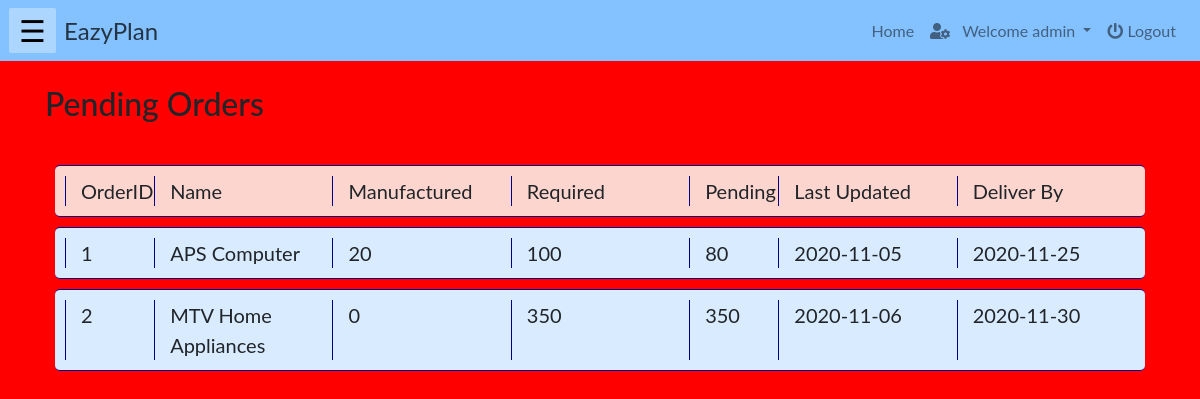
The app's page /php/pendingorder.php (signed in), older data.
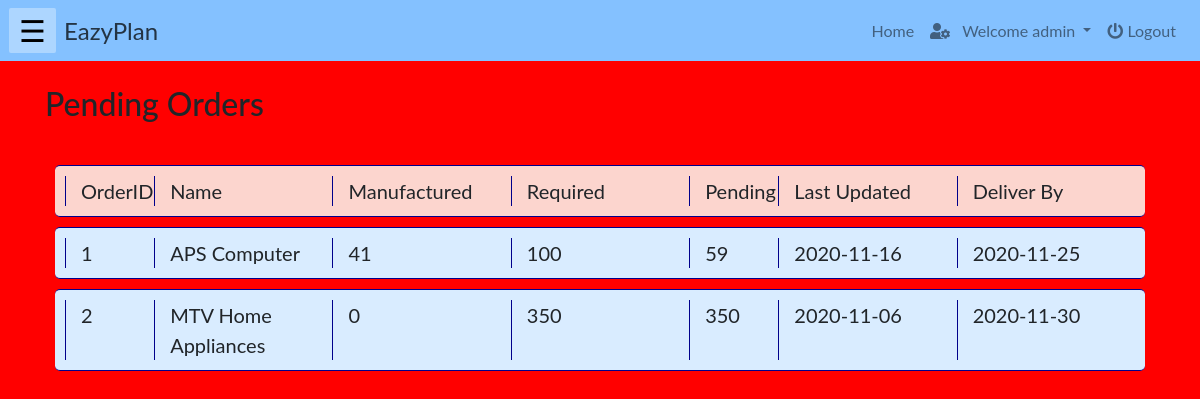
The same page, newer data.
### tables this page shows
CREATE TABLE `pendingorder` (
  `orderID` int(10) NOT NULL,
  `CompletedProdQTY` int(10) NOT NULL,
  `lastUpdated` date NOT NULL
);

CREATE TABLE `allorder` (
  `orderID` int(10) NOT NULL,
  `name` varchar(100) NOT NULL,
  `description` varchar(1000) NOT NULL,
  `quantity` int(10) NOT NULL,
  `orderDate` date NOT NULL,
  `completionDate` date NOT NULL,
  `status` varchar(100) NOT NULL,
  `totalEstimatedAmt` int(100) NOT NULL,
  `advanceAmt` int(100) NOT NULL,
  `amtLeft` int(100) NOT NULL
);

### php/pendingorder.php (the view, shortened to what this page needs)
<!DOCTYPE html>
<html lang="en">
    <?php
        include("../php/headLinks.php");
        if(isset($_SESSION["name"]) && ($_SESSION["role"]=='staff' || $_SESSION["role"]=='admin' || $_SESSION["role"]=='manager'  )){
    ?>
    <body>
        <?php
            include("../php/navbar.php");
        ?>
        <div class="container">
        <br><h2>Pending Orders</h2><br>
            <div class="row" id="heading">
                <div class="col-md-1" id="val" >OrderID</div>
                <div class="col-md-2" id="val" >Name</div>
                <div class="col-md-2" id="val" >Manufactured</div>
                <div class="col-md-2" id="val" >Required</div>
                <div class="col-md-1" id="val" >Pending</div>
                <div class="col-md-2" id="val" >Last Updated</div>
                <div class="col-md-2" id="val" >Deliver By</div>
            </div>
            <?php
                include("../connection/config.php");
                $sql1 ="select a.orderID, CompletedProdQTY, lastUpdated, o.name as oname, o.quantity as oqty, o.completionDate as odate FROM pendingorder a JOIN allorder o on a.orderID = o.orderID";
                $requests = mysqli_query($db, $sql1);
                foreach($requests as $request)
                    {
            ?>
            <div class="row" id="item">
                <div class="col-md-1" id="val" ><?php echo $request['orderID']; ?></div>
                <div class="col-md-2" id="val" ><?php echo $request['oname']; ?></div>
                <div class="col-md-2" id="val" ><?php echo $request['CompletedProdQTY']; ?></div>
                <div class="col-md-2" id="val" ><?php echo $request['oqty']; ?></div>
                <div class="col-md-1" id="val" ><?php echo $request['oqty']-$request['CompletedProdQTY']; ?></div>
                <div class="col-md-2" id="val"><?php echo $request['lastUpdated'] ?></div>
                <div class="col-md-2" id="val"><?php echo $request['odate'] ?></div>
            </div>
            <?php
                }
            ?>
        </div>
    </body>
    <?php
        }
    else{
    echo "<h3 style='color:red'>Login to access the page...</h3>";
    echo "<a href='./login.php'>Click here to login</a>";}
    ?>
</html>

Row changes from the older to the newer data that the page shows:
changed pendingorder "APS Computer": CompletedProdQTY "20" → "41"; $request['oqty']-$request['CompletedProdQTY'] "80" → "59"; lastUpdated "2020-11-05" → "2020-11-16"
